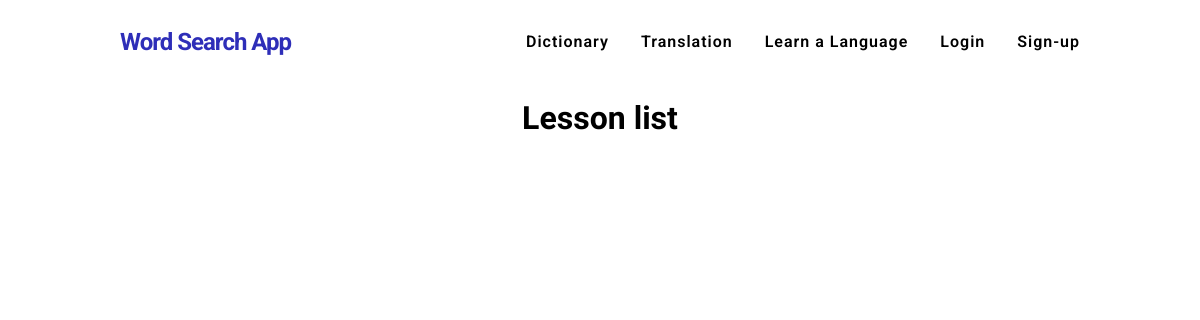
The app's page /curriculum/1/spanish_basic/, older data.
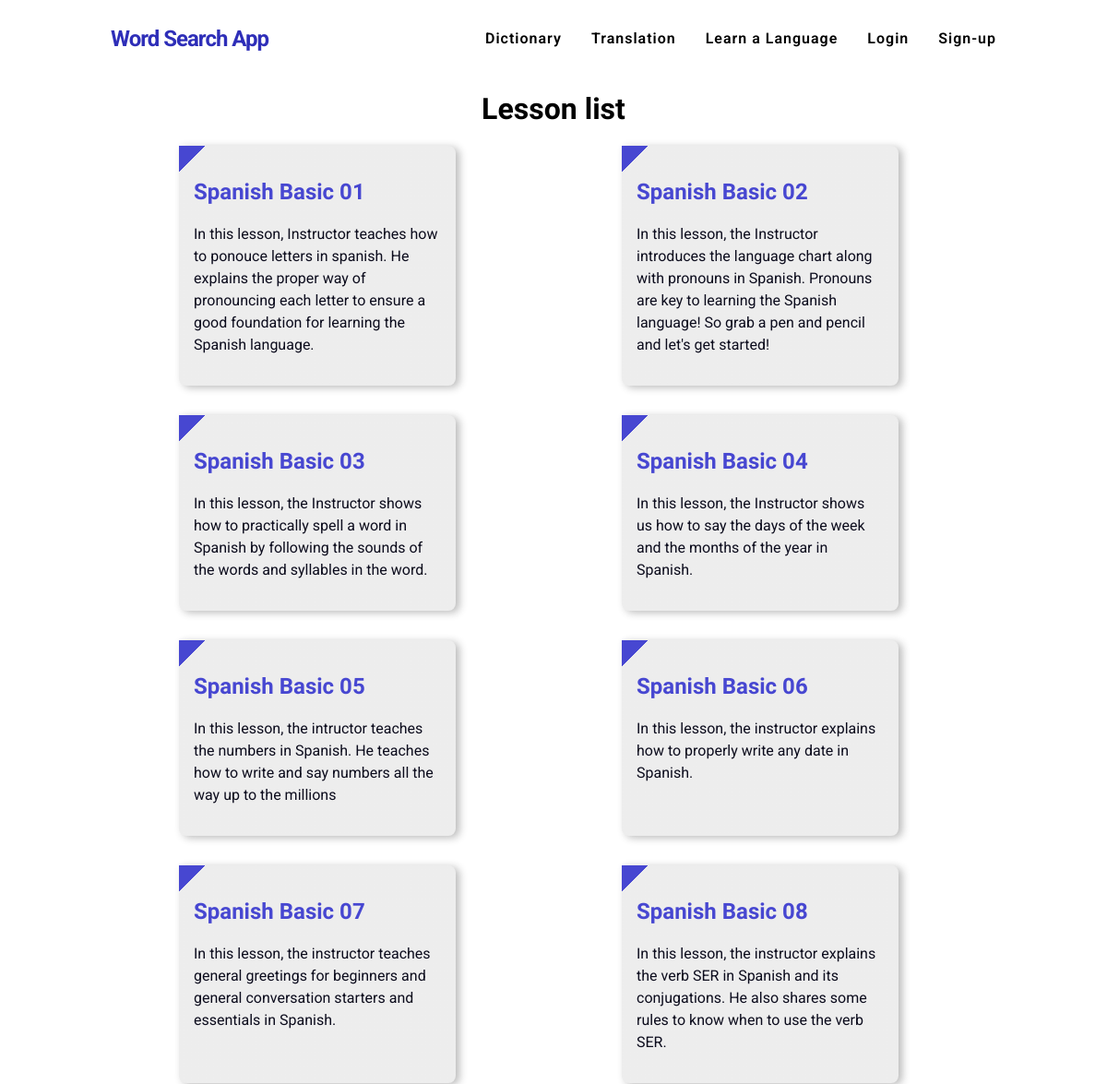
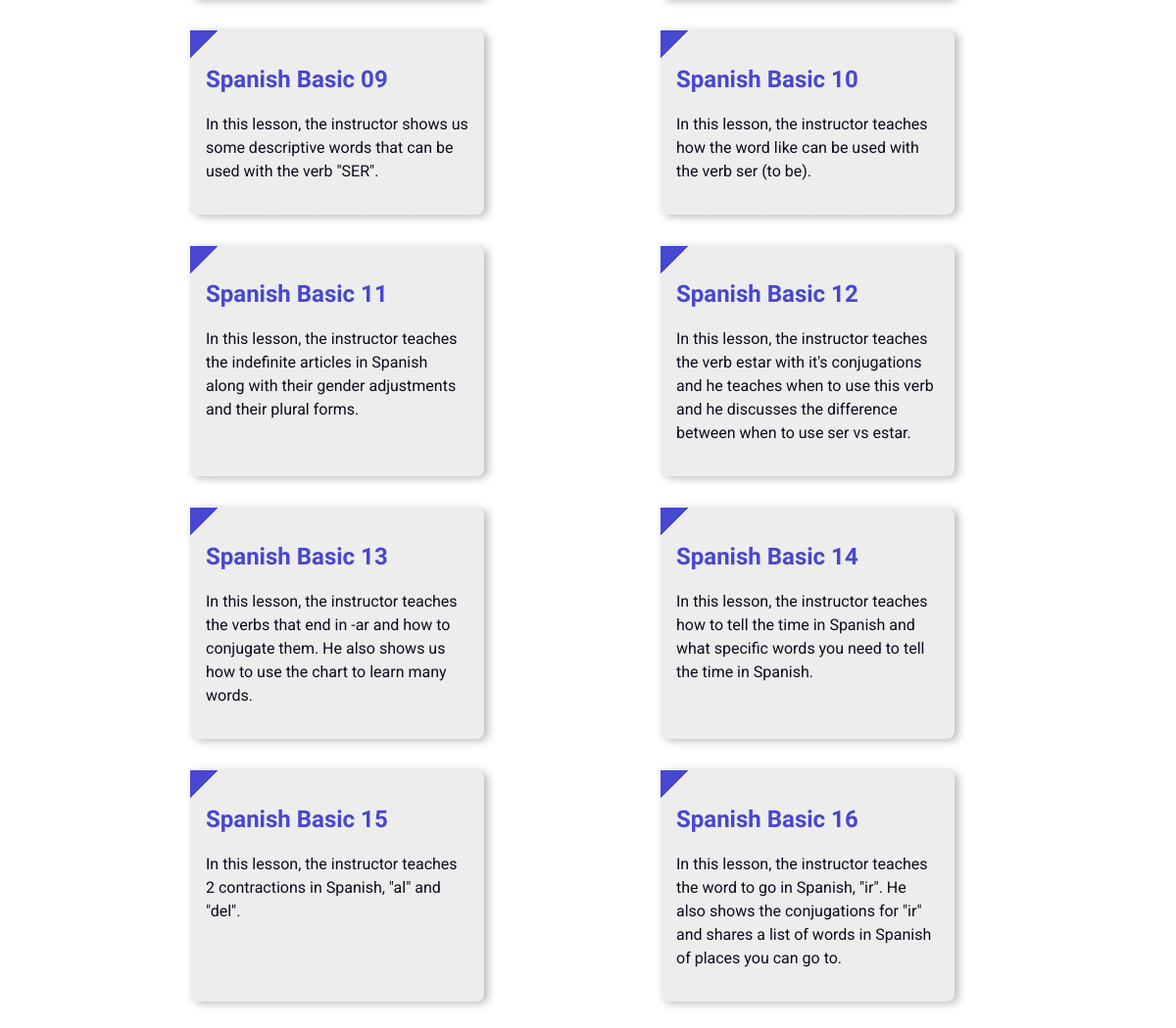
The same page, newer data (2 pictures, top to bottom).
### curriculum/models.py (models this page shows, shortened)
class Lesson(models.Model):
    lesson_id = models.CharField(max_length=100, unique=True)
    Standard = models.ForeignKey(Standard, on_delete=models.CASCADE)
    created_by = models.ForeignKey(User,on_delete=models.CASCADE)
    created_at = models.DateTimeField(auto_now_add=True)
    subject = models.ForeignKey(Subject, on_delete=models.CASCADE,related_name='lessons')
    name = models.CharField(max_length=250)
    position = models.PositiveSmallIntegerField(verbose_name="Chapter no.")
    slug = models.SlugField(null=True, blank=True)
    video = models.CharField(max_length=500, blank=True)
    description = models.TextField(max_length=500,blank=True)
    class Meta:
        ordering = ['position']

### curriculum/views.py (the view)
# urls.py: path('<str:standard>/<slug:slug>/', views.LessonListView.as_view(), name='lesson_list'),
class LessonListView(DetailView):
    context_object_name = 'subjects'
    model = Subject
    template_name = 'curriculum/lesson_list_view.html'

### curriculum/templates/curriculum/lesson_list_view.html
{% extends 'Login/base.html' %}
{% load static %}
{% block content %}
  <main class="lesson-list">
    <h1>Lesson list</h1>
    <div class="lesson-list__container">
      {% for lesson in subjects.lessons.all %}
        <div class="lesson-list__block">
          <a href ="{% url 'curriculum:lesson_detail' slug=lesson.slug subject=subjects.slug standard=lesson.Standard.slug %}">
          <h2>
              {{lesson.name}}
          </h2>
          <p>{{lesson.description}}</p>
        </a>
        </div>
      {% endfor %}
    </div>
  </main>
{% endblock%}

### Login/Templates/Login/base.html (shortened to what this page needs)
{% load static %}
<!DOCTYPE html>
<html>
  <head>
    <link rel="stylesheet" href="{% static 'Login/css/master.css' %}">
  </head>
 <body>
    <header>
      <div class="logo">
        <a href="{% url 'Login:homepage' %}">Word Search App</a>
      </div>
      <nav>
        <ul class="nav__list">
          <li class="nav__link"><a href="{% url 'Dictionary:index' %}">Dictionary</a></li>
          <li class="nav__link"><a href="{% url 'Translate:index' %}">Translation</a></li>
          <li class="nav__link"><a href="{% url 'curriculum:standard_list' %}">Learn a Language</a></li>
          {% if user.is_authenticated %}
            <li  class="mr-5 text-light"> {{user.username}}</li>
            <li class="nav__link"><a href="{% url 'Login:logout' %}">Log out</a></li>
          {% else %}
            <li class="nav__link"><a href="{% url 'Login:login' %}">Login</a></li>
            <li class="nav__link"><a href="{% url 'Login:register' %}">Sign-up</a></li>
          {% endif %}
        </ul>
      </nav>
    </header>
    {% block content %}
    {% endblock %}
  </body>
</html>

### Login/static/Login/css/master.css (style rules this page uses)
* { box-sizing: border-box; }
html { scroll-behavior: smooth; }
body { margin: 0; font-family: "Roboto", sans-serif; font-weight: 400; }
h1, h2 { font-family: "Oswald", sans-serif; }
a { color: inherit; display: inline-block; text-decoration: none; }
ul { list-style: none; display: flex; padding-left: 0; }
li + li { padding-left: 1rem; }
header { width: 80%; margin: 1rem auto 0; display: flex; justify-content: space-between; align-items: center; }
.logo a { color: #2e2eb8; font-size: 1.5rem; font-weight: bold; text-decoration: none; letter-spacing: -1px; transition: all 0.3s linear; }
.nav__link + .nav__link { margin-left: 1rem; }
.nav__link { font-weight: 550; letter-spacing: 1px; }
.standard-list, .lesson-list, .subject-list { text-align: center; width: 80%; margin: 2rem auto; }
.standard-list__container, .lesson-list__container, .subject-list__container { text-align: left; display: flex; flex-wrap: wrap; }
.standard-list__block, .lesson-list__block, .subject-list__block { max-width: 300px; background-color: rgba(26, 26, 26, 0.08); background: linear-gradient(135deg, #4747d1 0px, #4747d1 20px, rgba(26, 26, 26, 0.08) 20px); margin: 0 2rem 2rem 0; padding: 1rem; border-radius: 0 0.5rem 0.5rem; box-shadow: 4px 2px 8px rgba(26, 26, 26, 0.3); transition: 0.3s linear all; }
.standard-list__block a, .lesson-list__block a, .subject-list__block a { text-decoration: none; }
.standard-list__block h2, .lesson-list__block h2, .subject-list__block h2 { color: #4747d1; }
.standard-list__block p, .lesson-list__block p, .subject-list__block p { line-height: 1.5; color: #0c0c1d; }
.lesson-list__container { justify-content: space-around; }

Row changes from the older to the newer data that the page shows:
added Lesson: name "Spanish Basic 01", description "In this lesson, Instructor teaches how to ponouce letters in spanish. He explains the proper way of pronouncing each letter to ensure a good foundation for learning the Spanish language."
added Lesson: name "Spanish Basic 02", description "In this lesson, the Instructor introduces the language chart along with pronouns in Spanish. Pronouns are key to learning the Spanish language! So grab a pen and pencil and let's get started!"
added Lesson: name "Spanish Basic 03", description "In this lesson, the Instructor shows how to practically spell a word in Spanish by following the sounds of the words and syllables in the word."
added Lesson: name "Spanish Basic 04", description "In this lesson, the Instructor shows us how to say the days of the week and the months of the year in Spanish."
added Lesson: name "Spanish Basic 05", description "In this lesson, the intructor teaches the numbers in Spanish. He teaches how to write and say numbers all the way up to the millions"
added Lesson: name "Spanish Basic 06", description "In this lesson, the instructor explains how to properly write any date in Spanish."
added Lesson: name "Spanish Basic 07", description "In this lesson, the instructor teaches general greetings for beginners and general conversation starters and essentials in Spanish."
added Lesson: name "Spanish Basic 08", description "In this lesson, the instructor explains the verb SER in Spanish and its conjugations. He also shares some rules to know when to use the verb SER."
added Lesson: name "Spanish Basic 09", description "In this lesson, the instructor shows us some descriptive words that can be used with the verb \"SER\"."
added Lesson: name "Spanish Basic 10", description "In this lesson, the instructor teaches how the word like can be used with the verb ser (to be)."
added Lesson: name "Spanish Basic 11", description "In this lesson, the instructor teaches the indefinite articles in Spanish along with their gender adjustments and their plural forms."
added Lesson: name "Spanish Basic 12", description "In this lesson, the instructor teaches the verb estar with it's conjugations and he teaches when to use this verb and he discusses the difference between when to use ser vs estar."
added Lesson: name "Spanish Basic 13", description "In this lesson, the instructor teaches the verbs that end in -ar and how to conjugate them. He also shows us how to use the chart to learn many words."
added Lesson: name "Spanish Basic 14", description "In this lesson, the instructor teaches how to tell the time in Spanish and what specific words you need to tell the time in Spanish."
added Lesson: name "Spanish Basic 15", description "In this lesson, the instructor teaches 2 contractions in Spanish, \"al\" and \"del\"."
added Lesson: name "Spanish Basic 16", description "In this lesson, the instructor teaches the word to go in Spanish, \"ir\". He also shows the conjugations for \"ir\" and shares a list of words in Spanish of places you can go to."
